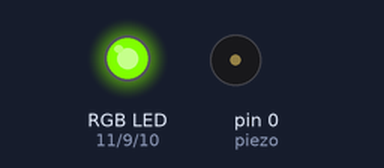
This sketch was run on a simulated Arduino Uno, built with avr-gcc and run on an emulated ATmega328P. On the bench: an RGB LED mixed from three pins (HIGH = lit), buzzer (waves = sounding, pin HIGH). Dim RGB values are drawn brighter than linear.

Above: at 0.05 s.
At 1.0 s:
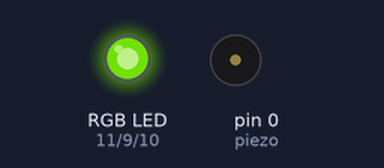
At 1.95 s:
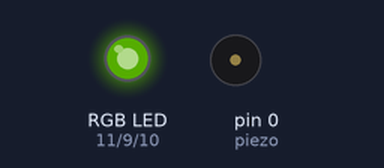
At 4.2 s:
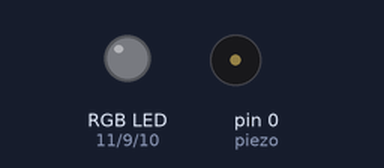
Timing chart, 0 to 5.5 s (numbered marks = the images above):
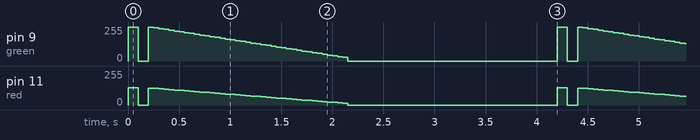

Measured:
- by itself, pin 9 (green): moves between 0/255 and 255/255, repeating every 4.2 s
- by itself, pin 11 (red): moves between 0/255 and 128/255, repeating every 4.2 s

The sketch:

Collar_standalone.ino
```cpp
/*

fade(int color, int initialVal, int finalVal, int increments, int fadeTime)

doubleFade(int color1, int color2, int initialVal, int finalVal, int increments, int fadeTime)

rgbFade(int initialVal, int finalVal, int increments, int fadeTime)

*/
    const int green = 9;
    const int blue = 10;
    const int red = 11;
    const int piezo = 0;

    int timing = 200;

void setup() {
  // put your setup code here, to run once:

    pinMode(red, OUTPUT);
    pinMode(green, OUTPUT);
    pinMode(blue, OUTPUT);
    pinMode(piezo, OUTPUT);

    //Serial.begin(9600);
}

void loop() {
  // put your main code here, to run repeatedly:

/*
    tone(piezo,4000, 100);
    delay(150);
    noTone(piezo);
    tone(piezo,3300, 100);
    delay(150);
    noTone(piezo);
    tone(piezo,4000, 100);
    delay(150);
    noTone(piezo);
    delay(1000);
*/

rgb(128,255,0);
delay(100);
rgb(0,0,0);
delay(100);
doubleFadeSpecial(green, red, 2, 255, 0, 40, 50);
delay(2000);

/*
    analogWrite(red, 255);
    analogWrite(green, 255);
    analogWrite(blue, 191);
    delay(timing/2);

    analogWrite(red, 0);
    analogWrite(green, 0);
    analogWrite(blue, 0);
    delay(timing/2);

    analogWrite(red, 255);
    analogWrite(green, 255);
    analogWrite(blue, 191);
    delay(timing);

    analogWrite(red, 255);
    analogWrite(green, 255);
    analogWrite(blue, 128);
    delay(timing);

    analogWrite(red, 255);
    analogWrite(green, 255);
    analogWrite(blue, 64);
    delay(timing);

    analogWrite(red, 255);
    analogWrite(green, 255);
    analogWrite(blue, 0);
    delay(timing);

    analogWrite(red, 191);
    analogWrite(green, 191);
    analogWrite(blue, 0);
    delay(timing);

    analogWrite(red, 191);
    analogWrite(green, 128);
    analogWrite(blue, 0);
    delay(timing);

    analogWrite(red, 128);
    analogWrite(green, 128);
    analogWrite(blue, 0);
    delay(timing);

    analogWrite(red, 128);
    analogWrite(green, 64);
    analogWrite(blue, 0);
    delay(timing);

    analogWrite(red, 64);
    analogWrite(green, 64);
    analogWrite(blue, 0);
    delay(timing);

    analogWrite(red, 0);
    analogWrite(green, 0);
    analogWrite(blue, 0);
    delay(timing*10);
*/
}

void rgb(int r, int g, int b) {
    analogWrite(red, r);
    analogWrite(green, g);
    analogWrite(blue, b);
}

void fade(int color, int initialVal, int finalVal, int increments, int fadeTime) {
    int incAmount = (finalVal - initialVal) / (increments - 1);
    analogWrite(color, initialVal);
    delay(fadeTime);
    for (int i = 1; i < increments - 1; i++) {
        analogWrite(color, initialVal + (incAmount * i));
        //Serial.println(initialVal + (incAmount * i));
        delay(fadeTime);
    }
    analogWrite(color, finalVal);
    delay(fadeTime);
}

void doubleFade(int color1, int color2, int initialVal, int finalVal, int increments, int fadeTime) {
    int incAmount = (finalVal - initialVal) / (increments - 1);
    analogWrite(color1, initialVal);
    analogWrite(color2, initialVal);
    delay(fadeTime);
    for (int i = 1; i < increments - 1; i++) {
        analogWrite(color1, initialVal + (incAmount * i));
        analogWrite(color2, initialVal + (incAmount * i));
        //Serial.println(initialVal + (incAmount * i));
        delay(fadeTime);
    }
    analogWrite(color1, finalVal);
    analogWrite(color2, finalVal);
    delay(fadeTime);
}

void rgbFade(int initialVal, int finalVal, int increments, int fadeTime) {
    int incAmount = (finalVal - initialVal) / (increments - 1);
    analogWrite(red, initialVal);
    analogWrite(green, initialVal);
    analogWrite(blue, initialVal);
    delay(fadeTime);
    for (int i = 1; i < increments - 1; i++) {
        analogWrite(red, initialVal + (incAmount * i));
        analogWrite(green, initialVal + (incAmount * i));
        analogWrite(blue, initialVal + (incAmount * i));
        //Serial.println(initialVal + (incAmount * i));
        delay(fadeTime);
    }
    analogWrite(red, finalVal);
    analogWrite(green, finalVal);
    analogWrite(blue, finalVal);
    delay(fadeTime);
}

void doubleFadeSpecial(int color1, int color2, int mod, int initialVal, int finalVal, int increments, int fadeTime) {
    int incAmount = (finalVal - initialVal) / (increments - 1);
    analogWrite(color1, initialVal);
    analogWrite(color2, initialVal / mod);
    delay(fadeTime);
    for (int i = 1; i < increments - 1; i++) {
        analogWrite(color1, initialVal + (incAmount * i));
        analogWrite(color2, (initialVal + (incAmount * i)) / mod);
        //Serial.println(initialVal + (incAmount * i));
        delay(fadeTime);
    }
    analogWrite(color1, finalVal);
    analogWrite(color2, finalVal / mod);
    delay(fadeTime);
}
```
